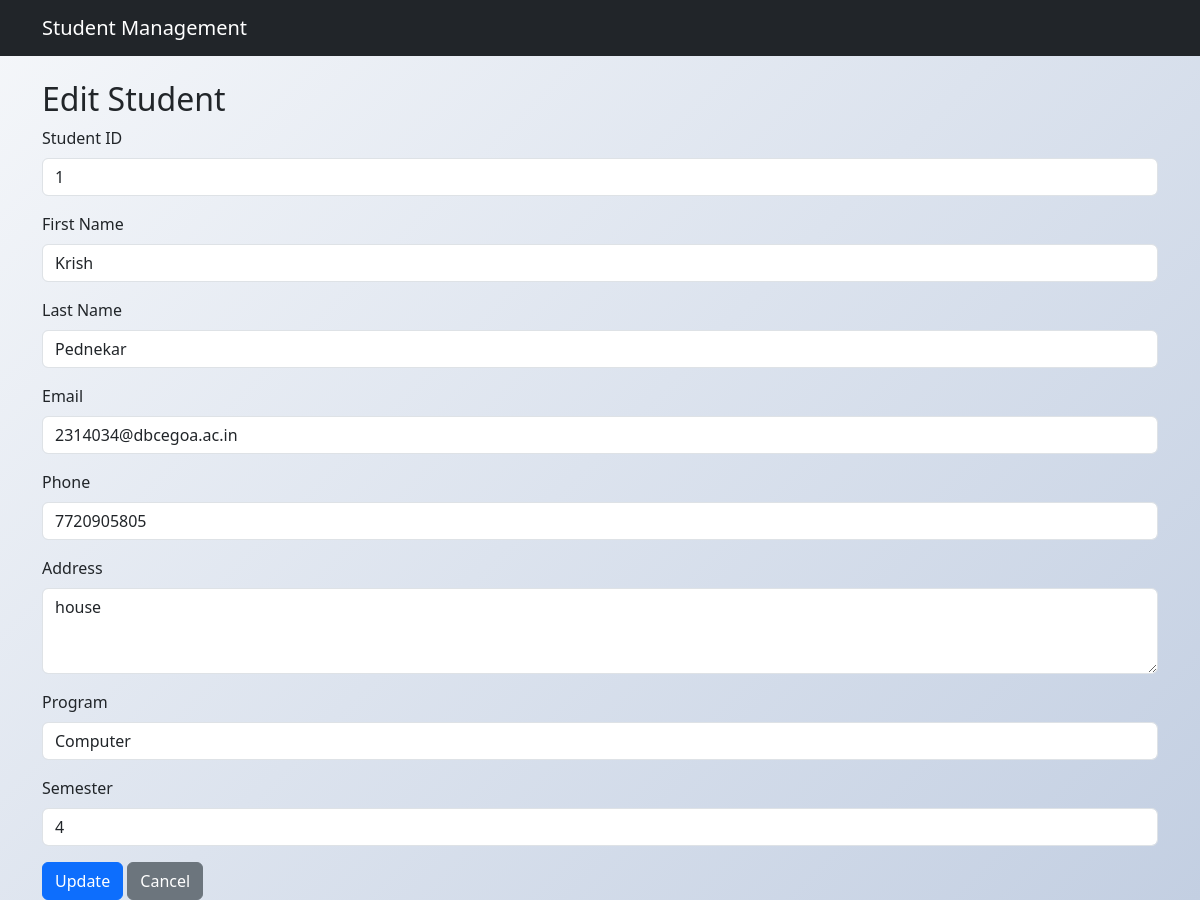
/students/edit/1, run on the app's committed database.
### app.py (models this page shows, shortened)
class Student(db.Model):
    id = db.Column(db.Integer, primary_key=True)
    student_id = db.Column(db.String(20), unique=True, nullable=False)
    first_name = db.Column(db.String(100), nullable=False)
    last_name = db.Column(db.String(100), nullable=False)
    email = db.Column(db.String(120), unique=True, nullable=False)
    phone = db.Column(db.String(15))
    address = db.Column(db.Text)
    program = db.Column(db.String(100), nullable=False)
    semester = db.Column(db.Integer, nullable=False)
    enrollments = db.relationship('Enrollment', backref='student', lazy=True)
    marks = db.relationship('Mark', backref='student', lazy=True)
    attendances = db.relationship('Attendance', backref='student', lazy=True)

### app.py (the view, shortened to what this page needs)
@app.route('/students/edit/<int:id>', methods=['GET', 'POST'])
def edit_student(id):
    student = Student.query.get_or_404(id)
    return render_template('students/edit.html', student=student)

### templates/students/edit.html
{% extends "base.html" %}
{% block content %}
    <h2>Edit Student</h2>
    <form method="POST" action="{{ url_for('edit_student', id=student.id) }}">
        <div class="mb-3">
            <label for="student_id" class="form-label">Student ID</label>
            <input type="text" class="form-control" id="student_id" name="student_id" value="{{ student.student_id }}" required>
        </div>
        <div class="mb-3">
            <label for="first_name" class="form-label">First Name</label>
            <input type="text" class="form-control" id="first_name" name="first_name" value="{{ student.first_name }}" required>
        </div>
        <div class="mb-3">
            <label for="last_name" class="form-label">Last Name</label>
            <input type="text" class="form-control" id="last_name" name="last_name" value="{{ student.last_name }}" required>
        </div>
        <div class="mb-3">
            <label for="email" class="form-label">Email</label>
            <input type="email" class="form-control" id="email" name="email" value="{{ student.email }}" required>
        </div>
        <div class="mb-3">
            <label for="phone" class="form-label">Phone</label>
            <input type="text" class="form-control" id="phone" name="phone" value="{{ student.phone }}">
        </div>
        <div class="mb-3">
            <label for="address" class="form-label">Address</label>
            <textarea class="form-control" id="address" name="address" rows="3">{{ student.address }}</textarea>
        </div>
        <div class="mb-3">
            <label for="program" class="form-label">Program</label>
            <input type="text" class="form-control" id="program" name="program" value="{{ student.program }}" required>
        </div>
        <div class="mb-3">
            <label for="semester" class="form-label">Semester</label>
            <input type="number" class="form-control" id="semester" name="semester" value="{{ student.semester }}" required>
        </div>
        <button type="submit" class="btn btn-primary">Update</button>
        <a href="{{ url_for('list_students') }}" class="btn btn-secondary">Cancel</a>
    </form>
{% endblock %}

### static/styles.css (style rules this page uses)
body { background: linear-gradient(135deg, #f5f7fa 0%, #c3cfe2 100%); min-height: 100vh; font-family: 'Segoe UI', Tahoma, Geneva, Verdana, sans-serif; }

### data on the page
Student: student_id "1", first_name "Krish", last_name "Pednekar", email "2314034@dbcegoa.ac.in", phone "7720905805", address "house", program "Computer", semester "4"
